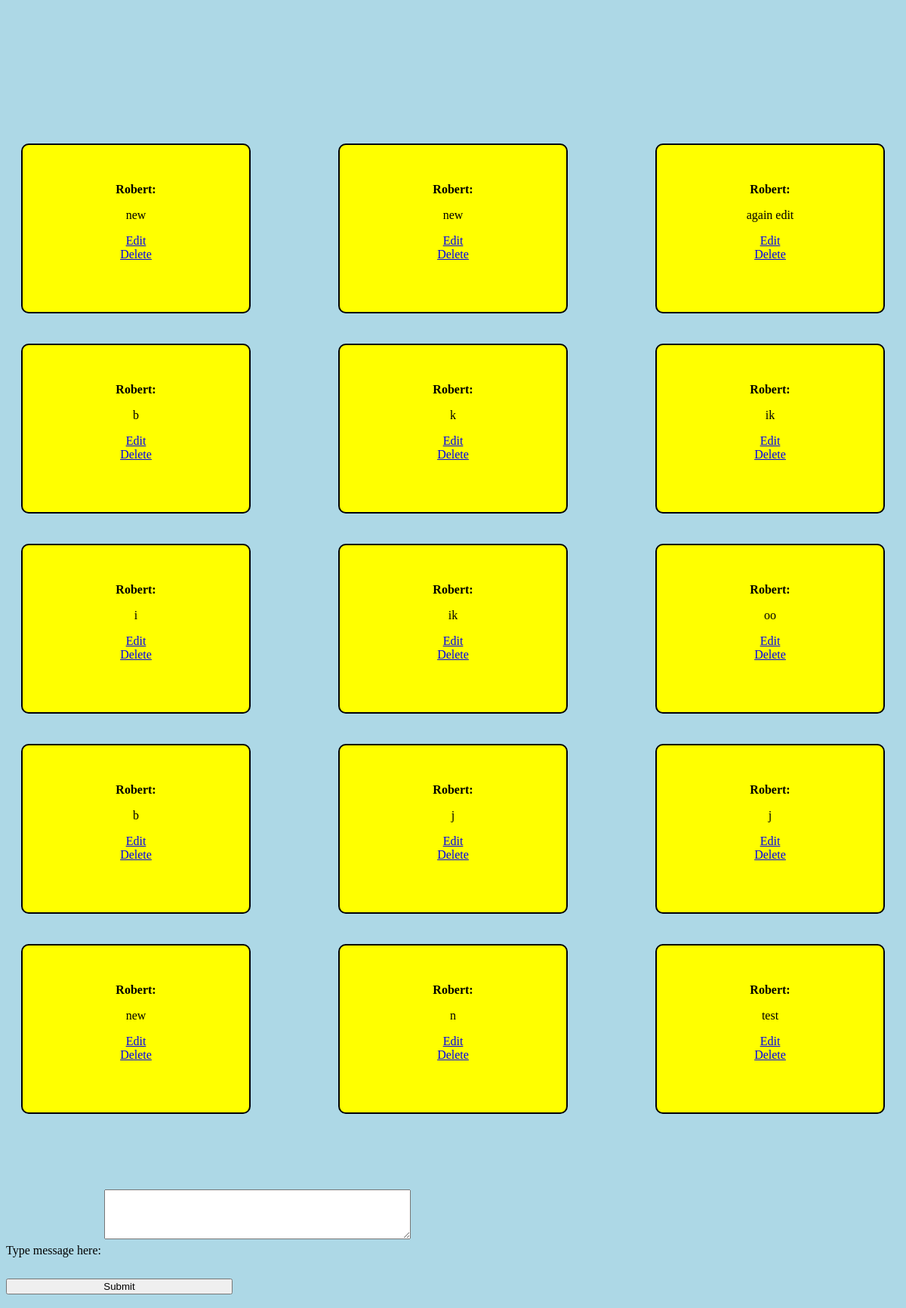
Page /rooms/room/1/ (signed in) on the committed database.
### messaging/models.py (models this page shows)
class Message(models.Model):
  sender = models.ForeignKey(User, related_name='sent_messages', on_delete=models.CASCADE)
  receiver = models.ForeignKey(User, related_name='received_messages', on_delete=models.CASCADE)
  content = models.TextField()
  timestamp = models.DateTimeField(auto_now_add=True)
  def __str__(self):
    return f"{self.sender.username} to {self.receiver.username}: {self.content}"

### messaging/views.py (the view)
# urls.py: path("room/<int:user_id>/", views.room, name="room"),
def room(request, user_id):
    user = get_object_or_404(User, id=user_id)
    current_user = request.user
    print('user ' + str(user) + ' curr user ' + str(current_user) + 'msgs ' + str(Message.objects.all()))
    messages = Message.objects.filter(
        Q(sender=current_user, receiver=user) |
        Q(sender=user, receiver=current_user)
    ).order_by('timestamp')
    print('Messages:', messages)
    return render(request, 'messaging/room.html', {'user': user,'messages':messages})

### messaging/templates/messaging/room.html (shortened to what this page needs)
{% load static %}
<!DOCTYPE html>
<html lang="en">
<head>
    <link rel="stylesheet" type="text/css" href="{% static 'css/styles.css' %}">
</head>
<body>
    <div id="messages" class="messages">
        {% for message in messages %}
        <div class="message">
            <strong>{{ message.sender.username }}:</strong>
            <p>{{ message.content }}</p>
            <a href="{% url 'updateMsg' message.id %}">Edit</a>
            <a href="{% url 'deleteMsg' message.id %}">Delete</a>
        </div>
        {% empty %}
        <p>No messages yet.</p>
        {% endfor %}
    </div>
    <form id="messageForm" action="{% url 'message' user.id %}" enctype="multipart/form-data">
        <label for="content">Type message here:</label>
        <textarea id="content" name="content" rows="4" cols="50">{{ form.message.value }}</textarea>
        <br><br>
        <input type="submit" value="Submit">
    </form>
</body>
</html>

### messaging/static/css/styles.css (style rules this page uses)
input[type=submit] { margin-left: 250px; margin-top: 10px; }
body { background-color: lightblue; }
textarea { margin-left: 40%; }
.messages { display: flex; height: 400px; justify-content: space-between; flex-wrap: wrap; margin-top: 170px; }
.message { border: 2px solid black; background-color: yellow; width: 100%; max-width: 300px; border-radius: 10px; flex: 0 1 300px; border-radius: 10px; text-align: center; height: 221px; margin-top: 50px; display: flex; align-items: center; flex-direction: column; margin: 20px; }
.message strong { margin-top: 50px; }
.messages { display: flex; height: 100%; justify-content: space-between; flex-wrap: wrap; margin-top: 170px; flex-grow: 1; overflow-y: auto; padding-bottom: 60px; }
input[type="submit"], #usernameSignUp, #passwordSignUp { width: 80%; max-width: 300px; margin: 10px auto; }
textarea { width: 80%; max-width: 400px; margin: 20px auto; }

### rows in the picture
Message: sender.username "Robert", content "new"
Message: sender.username "Robert", content "new"
Message: sender.username "Robert", content "again edit"
Message: sender.username "Robert", content "b"
Message: sender.username "Robert", content "k"
Message: sender.username "Robert", content "ik"
Message: sender.username "Robert", content "i"
Message: sender.username "Robert", content "ik"
Message: sender.username "Robert", content "oo"
Message: sender.username "Robert", content "b"
Message: sender.username "Robert", content "j"
Message: sender.username "Robert", content "j"
Message: sender.username "Robert", content "new"
Message: sender.username "Robert", content "n"
Message: sender.username "Robert", content "test"
